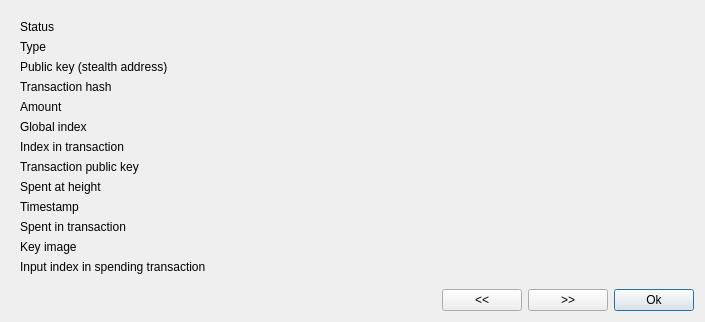
<?xml version="1.0" encoding="UTF-8"?>
<ui version="4.0">
 <class>OutputDetailsDialog</class>
 <widget class="QDialog" name="OutputDetailsDialog">
  <property name="geometry">
   <rect>
    <x>0</x>
    <y>0</y>
    <width>705</width>
    <height>314</height>
   </rect>
  </property>
  <property name="windowTitle">
   <string>Output</string>
  </property>
  <layout class="QVBoxLayout" name="verticalLayout">
   <item>
    <widget class="QFrame" name="frame">
     <property name="frameShape">
      <enum>QFrame::NoFrame</enum>
     </property>
     <property name="frameShadow">
      <enum>QFrame::Raised</enum>
     </property>
     <layout class="QGridLayout" name="gridLayout" columnstretch="0,0">
      <property name="horizontalSpacing">
       <number>20</number>
      </property>
      <item row="2" column="1">
       <widget class="QLabel" name="m_keyLabel">
        <property name="text">
         <string/>
        </property>
        <property name="textInteractionFlags">
         <set>Qt::LinksAccessibleByMouse|Qt::TextSelectableByKeyboard|Qt::TextSelectableByMouse</set>
        </property>
       </widget>
      </item>
      <item row="11" column="1">
       <widget class="QLabel" name="m_keyImageLabel">
        <property name="text">
         <string/>
        </property>
        <property name="textInteractionFlags">
         <set>Qt::LinksAccessibleByMouse|Qt::TextSelectableByKeyboard|Qt::TextSelectableByMouse</set>
        </property>
       </widget>
      </item>
      <item row="5" column="1">
       <widget class="QLabel" name="m_indexLabel">
        <property name="text">
         <string/>
        </property>
        <property name="textInteractionFlags">
         <set>Qt::LinksAccessibleByMouse|Qt::TextSelectableByKeyboard|Qt::TextSelectableByMouse</set>
        </property>
       </widget>
      </item>
      <item row="8" column="0">
       <widget class="QLabel" name="label_6">
        <property name="text">
         <string>Spent at height</string>
        </property>
       </widget>
      </item>
      <item row="0" column="0">
       <widget class="QLabel" name="label">
        <property name="text">
         <string>Status</string>
        </property>
       </widget>
      </item>
      <item row="3" column="1">
       <widget class="QLabel" name="m_hashLabel">
        <property name="text">
         <string/>
        </property>
        <property name="textInteractionFlags">
         <set>Qt::LinksAccessibleByMouse|Qt::TextSelectableByKeyboard|Qt::TextSelectableByMouse</set>
        </property>
       </widget>
      </item>
      <item row="5" column="0">
       <widget class="QLabel" name="label_5">
        <property name="text">
         <string>Global index</string>
        </property>
       </widget>
      </item>
      <item row="12" column="0">
       <widget class="QLabel" name="label_11">
        <property name="text">
         <string>Input index in spending transaction</string>
        </property>
       </widget>
      </item>
      <item row="2" column="0">
       <widget class="QLabel" name="label_4">
        <property name="text">
         <string>Public key (stealth address)</string>
        </property>
       </widget>
      </item>
      <item row="4" column="0">
       <widget class="QLabel" name="label_7">
        <property name="text">
         <string>Amount</string>
        </property>
       </widget>
      </item>
      <item row="6" column="1">
       <widget class="QLabel" name="m_indexInTxLabel">
        <property name="text">
         <string/>
        </property>
        <property name="textInteractionFlags">
         <set>Qt::LinksAccessibleByMouse|Qt::TextSelectableByKeyboard|Qt::TextSelectableByMouse</set>
        </property>
       </widget>
      </item>
      <item row="10" column="0">
       <widget class="QLabel" name="label_9">
        <property name="text">
         <string>Spent in transaction</string>
        </property>
       </widget>
      </item>
      <item row="3" column="0">
       <widget class="QLabel" name="label_3">
        <property name="text">
         <string>Transaction hash</string>
        </property>
       </widget>
      </item>
      <item row="9" column="1">
       <widget class="QLabel" name="m_timestampLabel">
        <property name="text">
         <string/>
        </property>
        <property name="textInteractionFlags">
         <set>Qt::LinksAccessibleByMouse|Qt::TextSelectableByKeyboard|Qt::TextSelectableByMouse</set>
        </property>
       </widget>
      </item>
      <item row="11" column="0">
       <widget class="QLabel" name="label_10">
        <property name="text">
         <string>Key image</string>
        </property>
       </widget>
      </item>
      <item row="1" column="1">
       <widget class="QLabel" name="m_typeLabel">
        <property name="text">
         <string/>
        </property>
        <property name="textInteractionFlags">
         <set>Qt::LinksAccessibleByMouse|Qt::TextSelectableByKeyboard|Qt::TextSelectableByMouse</set>
        </property>
       </widget>
      </item>
      <item row="10" column="1">
       <widget class="QLabel" name="m_spendingTxHashLabel">
        <property name="text">
         <string/>
        </property>
        <property name="textInteractionFlags">
         <set>Qt::LinksAccessibleByMouse|Qt::TextSelectableByKeyboard|Qt::TextSelectableByMouse</set>
        </property>
       </widget>
      </item>
      <item row="6" column="0">
       <widget class="QLabel" name="label_12">
        <property name="text">
         <string>Index in transaction</string>
        </property>
       </widget>
      </item>
      <item row="12" column="1">
       <widget class="QLabel" name="m_inputInTxLabel">
        <property name="text">
         <string/>
        </property>
        <property name="textInteractionFlags">
         <set>Qt::LinksAccessibleByMouse|Qt::TextSelectableByKeyboard|Qt::TextSelectableByMouse</set>
        </property>
       </widget>
      </item>
      <item row="4" column="1">
       <widget class="QLabel" name="m_amountLabel">
        <property name="text">
         <string/>
        </property>
        <property name="textInteractionFlags">
         <set>Qt::LinksAccessibleByMouse|Qt::TextSelectableByKeyboard|Qt::TextSelectableByMouse</set>
        </property>
       </widget>
      </item>
      <item row="0" column="1">
       <widget class="QLabel" name="m_stateLabel">
        <property name="text">
         <string/>
        </property>
        <property name="textInteractionFlags">
         <set>Qt::LinksAccessibleByMouse|Qt::TextSelectableByKeyboard|Qt::TextSelectableByMouse</set>
        </property>
       </widget>
      </item>
      <item row="8" column="1">
       <widget class="QLabel" name="m_spentHeightLabel">
        <property name="text">
         <string/>
        </property>
        <property name="textInteractionFlags">
         <set>Qt::LinksAccessibleByMouse|Qt::TextSelectableByKeyboard|Qt::TextSelectableByMouse</set>
        </property>
       </widget>
      </item>
      <item row="9" column="0">
       <widget class="QLabel" name="label_8">
        <property name="text">
         <string>Timestamp</string>
        </property>
       </widget>
      </item>
      <item row="1" column="0">
       <widget class="QLabel" name="label_2">
        <property name="text">
         <string>Type</string>
        </property>
       </widget>
      </item>
      <item row="7" column="0">
       <widget class="QLabel" name="label_13">
        <property name="text">
         <string>Transaction public key</string>
        </property>
       </widget>
      </item>
      <item row="7" column="1">
       <widget class="QLabel" name="m_txPublicKeyLabel">
        <property name="text">
         <string/>
        </property>
        <property name="textInteractionFlags">
         <set>Qt::LinksAccessibleByMouse|Qt::TextSelectableByKeyboard|Qt::TextSelectableByMouse</set>
        </property>
       </widget>
      </item>
     </layout>
    </widget>
   </item>
   <item>
    <spacer name="verticalSpacer">
     <property name="orientation">
      <enum>Qt::Vertical</enum>
     </property>
     <property name="sizeHint" stdset="0">
      <size>
       <width>20</width>
       <height>40</height>
      </size>
     </property>
    </spacer>
   </item>
   <item>
    <layout class="QHBoxLayout" name="horizontalLayout">
     <item>
      <spacer name="horizontalSpacer">
       <property name="orientation">
        <enum>Qt::Horizontal</enum>
       </property>
       <property name="sizeHint" stdset="0">
        <size>
         <width>40</width>
         <height>20</height>
        </size>
       </property>
      </spacer>
     </item>
     <item>
      <widget class="QPushButton" name="m_prevButton">
       <property name="text">
        <string>&lt;&lt;</string>
       </property>
      </widget>
     </item>
     <item>
      <widget class="QPushButton" name="m_nextButton">
       <property name="text">
        <string>&gt;&gt;</string>
       </property>
      </widget>
     </item>
     <item>
      <widget class="QPushButton" name="m_okButton">
       <property name="text">
        <string>Ok</string>
       </property>
       <property name="autoDefault">
        <bool>true</bool>
       </property>
       <property name="default">
        <bool>true</bool>
       </property>
      </widget>
     </item>
    </layout>
   </item>
  </layout>
 </widget>
 <resources/>
 <connections>
  <connection>
   <sender>m_okButton</sender>
   <signal>clicked()</signal>
   <receiver>OutputDetailsDialog</receiver>
   <slot>reject()</slot>
   <hints>
    <hint type="sourcelabel">
     <x>662</x>
     <y>464</y>
    </hint>
    <hint type="destinationlabel">
     <x>352</x>
     <y>246</y>
    </hint>
   </hints>
  </connection>
  <connection>
   <sender>m_prevButton</sender>
   <signal>clicked()</signal>
   <receiver>OutputDetailsDialog</receiver>
   <slot>prevClicked()</slot>
   <hints>
    <hint type="sourcelabel">
     <x>461</x>
     <y>464</y>
    </hint>
    <hint type="destinationlabel">
     <x>352</x>
     <y>246</y>
    </hint>
   </hints>
  </connection>
  <connection>
   <sender>m_nextButton</sender>
   <signal>clicked()</signal>
   <receiver>OutputDetailsDialog</receiver>
   <slot>nextClicked()</slot>
   <hints>
    <hint type="sourcelabel">
     <x>522</x>
     <y>464</y>
    </hint>
    <hint type="destinationlabel">
     <x>352</x>
     <y>246</y>
    </hint>
   </hints>
  </connection>
 </connections>
 <slots>
  <slot>prevClicked()</slot>
  <slot>nextClicked()</slot>
  <slot>saveClicked()</slot>
 </slots>
</ui>
